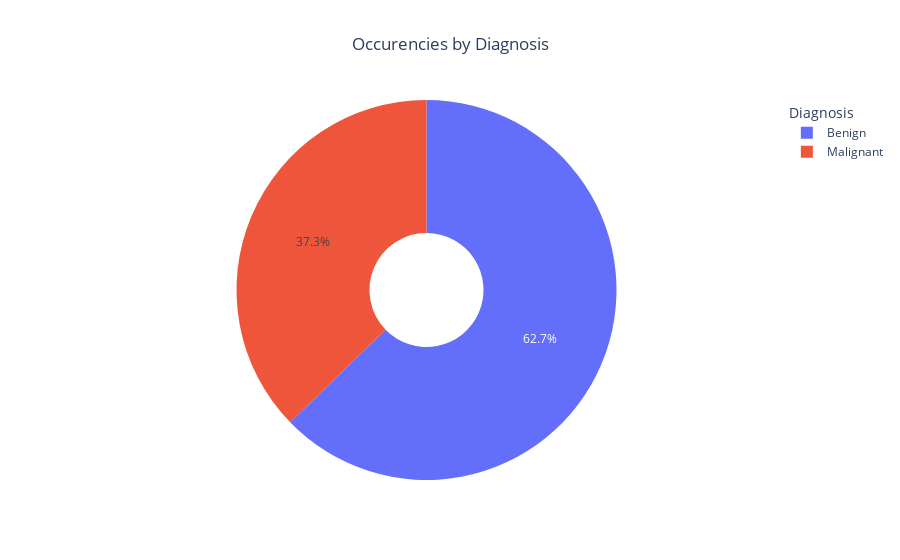

Here is the notebook cell this chart was saved with:
### Code cell
# Diagnosis value counts
diagnosis_value_counts = mean_df['diagnosis'].value_counts().to_frame()
diagnosis_value_counts.rename(index={0:'Benign',1:'Malignant'}, inplace=True)

# Donut Chart
fig = go.Figure(data=[go.Pie(labels=diagnosis_value_counts.index, values=diagnosis_value_counts['diagnosis'], hole=.3)])
fig.update_layout(legend_title_text = "Diagnosis", title_text='Occurencies by Diagnosis', title_x=0.5)
fig.show()

### Figure 1 — Plotly figure (JSON) as saved in the notebook; plotly's stock layout.template omitted (floating-point values rounded to 4 significant figures)
{"data": [{"hole": 0.3, "labels": ["Benign", "Malignant"], "type": "pie", "values": [357, 212]}], "layout": {"legend": {"title": {"text": "Diagnosis"}}, "title": {"text": "Occurencies by Diagnosis", "x": 0.5}}}
